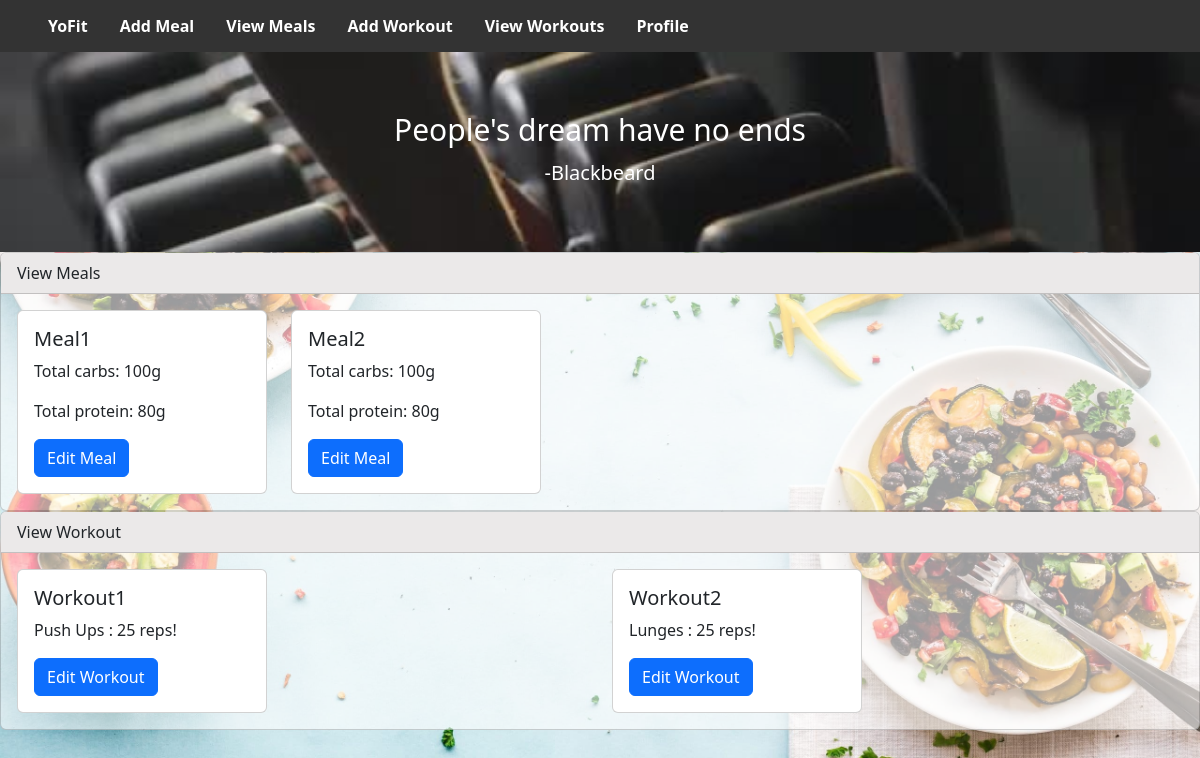
The app's page /testing1 (signed in) with its own data.
### app/models.py (models this page shows)
class Meal(db.Model):
 id = db.Column(db.Integer, primary_key = True)
 name = db.Column(db.String(32))
 type = db.Column(db.String(16))
 meal_item_names = db.Column(db.String(1024))
 time_to_eat = db.Column(db.Date, default = date.today())
 time_meal = db.Column(db.Time, default = datetime.now())
 creator_id = db.Column(db.Integer, db.ForeignKey(User.id))
 meal_calories = db.Column(db.Float)
 meal_carbs = db.Column(db.Float)
 meal_protien = db.Column(db.Float) #spell mischeck- incase there is a bug later
 meal_fat = db.Column(db.Float)

class Workout(db.Model):
 id = db.Column(db.Integer, primary_key = True)
 name = db.Column(db.String(32))
 exercise = db.Column(db.String(32))
 repititions = db.Column(db.Integer)
 time_to_do = db.Column(db.Date, default = date.today())
 time_workout = db.Column(db.Time, default = datetime.now())
 creator_id = db.Column(db.Integer, db.ForeignKey(User.id))

### app/routes.py (the view)
@appObj.route('/testing1')
@login_required
def testing1():
  user = current_user
  all_workouts = Workout.query.filter_by(creator_id = user.id).all()
  all_meals = Meal.query.filter_by(creator_id = user.id).all()
  return render_template('testing.html', all_meals = all_meals, all_workouts = all_workouts)

### app/models.py (called while the page is built)
@login.user_loader
def load_user(id):
 return User.query.get(int(id))

### app/templates/testing.html (shortened to what this page needs)
<!DOCTYPE html>
<html lang="en" >
<head>
    <link rel="stylesheet" href="{{ url_for('static', filename='css/homepage.css') }}">
    <link href="https://cdn.jsdelivr.net/npm/bootstrap@5.2.3/dist/css/bootstrap.min.css" rel="stylesheet">
</head>
<header>
    <ul>
        <li><a class="active" href="/home">YoFit</a></li>
        <li><a class="active" href="/createMeal">Add Meal</a></li>
        <li><a class="active" href="/viewMeals">View Meals</a></li>
        <li><a class="active" href="/createWorkout">Add Workout</a></li>
        <li><a class="active" href="/viewWorkouts">View Workouts</a></li>
        <li><a class="active" href="/profile">Profile</a></li>
      </ul>
</header>
<body>
  <div class="hero-image">
    <div class="hero-text">
      <h1 id="quoteBanner">“Inherited Will, The Destiny of the Age, and The Dreams of the People. As long as people continue to pursue the meaning of Freedom, these things will never cease to be!"</h1>
      <h2 id="quoteAuthor">-Gol D. Roger</h2>
    </div>
  </div>
  <div class="card" style = "width: 100%; background:rgba(255, 255, 255, 0.6);">
    <div class="card-header" style = "background:rgb(235, 233, 233);">
      View Meals
    </div>
    <div class="card-body" style = "background:rgba(0,0,0,0);">
        <div class="row" style = "background:rgba(0,0,0,0);">
            {% for meal in all_meals %}
            <div class="col-sm-6" style = "background:rgba(0,0,0,0); width: fit-content">
              <div class="card" style ="min-width: 250px;">
                <div class="card-body">
                  <h5 class="card-title">{{meal.name}}</h5>
                  <p class="card-text">Total carbs: 100g</p>
                  <p class="card-text">Total protein: 80g</p>
                  <a href="/editMeal/{{meal.id}}" class="btn btn-primary">Edit Meal</a>
                </div>
              </div>
            </div>
            {% endfor %}
          </div>
    </div>
  </div>
  <div class="card" style = "width: 100%; background:rgba(255, 255, 255, 0.6);">
    <div class="card-header" style = "background:rgb(235, 233, 233);">
      View Workout
    </div>
    <div class="card-body" style = "background:rgba(0,0,0,0);">
        <div class="row" style = "background:rgba(0,0,0,0);">
            {% for workout in all_workouts%}
            <div class="col-sm-6" style = "background:rgba(0,0,0,0);">
              <div class="card" style ="min-width: 250px;">
                <div class="card-body">
                  <h5 class="card-title">{{workout.name}}</h5>
                  <p class="card-text">{{workout.exercise}} : {{workout.repititions}} reps!</p>
                  <a href="/editWorkout/{{workout.id}}" class="btn btn-primary">Edit Workout</a>
                </div>
              </div>
            </div>
            {% endfor %}
          </div>
    </div>
  </div>
</body>
</html>

### app/static/css/homepage.css (style rules this page uses)
body { background-image:url("/static/css/images/login-background.jpeg"); background-size: 100%; }
.card { width: 100px; height: 500px; }
ul { width: 100%; list-style-type: none; margin: 0; padding: 0; overflow: hidden; background-color: #333; margin-bottom: 0; }
li { float: left; font-weight: 800; }
li a { display: block; color: white; text-align: center; padding: 14px 16px; text-decoration: none; }
.hero-image { background-image: url("/static/css/images/dumbbells.jpeg"); background-size: 100%; height: 25vh; margin-top: -16px; }
.hero-text h1 { text-align: center; font-size: 30px; color: white; padding-top: 5%; padding-left: 5px; padding-right: 5px; }
.hero-text h2 { text-align: center; font-size: 20px; color: white; padding-top: 5px; padding-left: 5px; padding-right: 5px; }

### records on screen
Meal: name "Meal1"
Meal: name "Meal2"
Workout: name "Workout1", exercise "Push Ups", repititions "25"
Workout: name "Workout2", exercise "Lunges", repititions "25"
